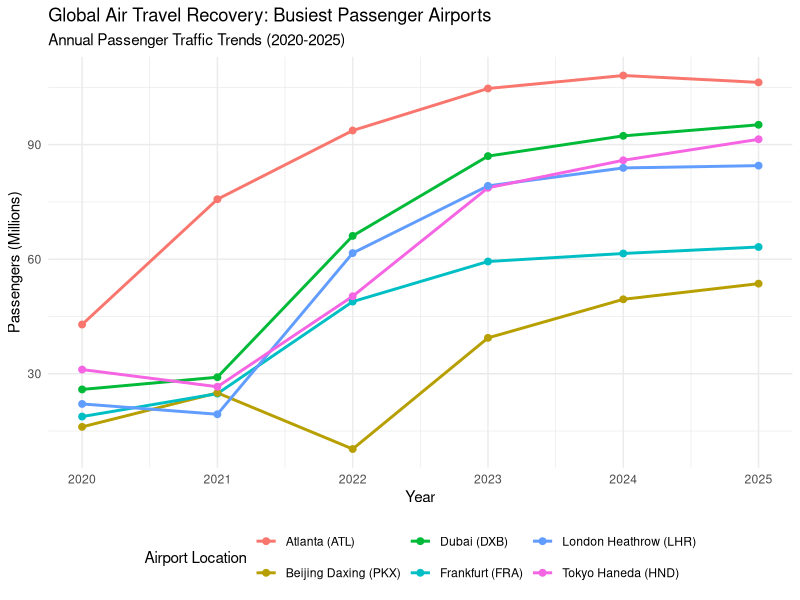
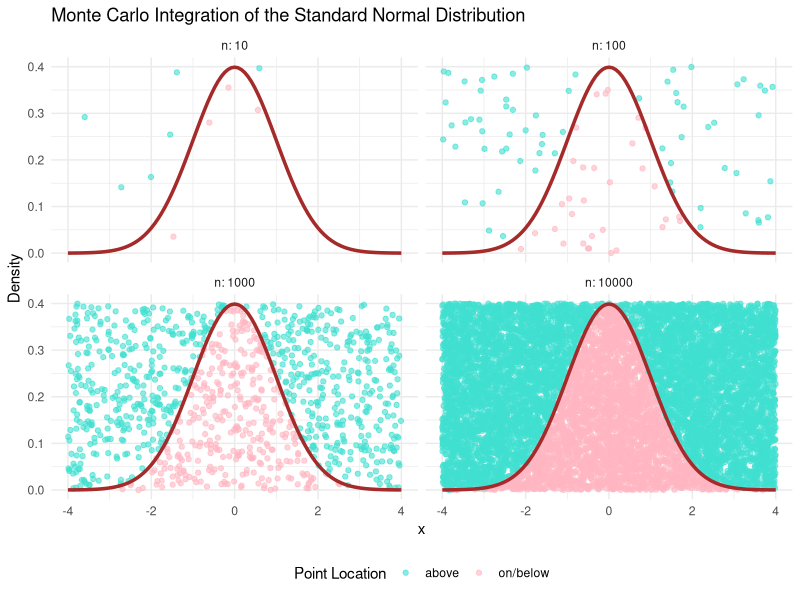

Write R code to recreate these figures, in order.
## ---- chunk 1
# Coding Style: Tidyverse Style Guide (consistent naming, piping, and formatting)

#| echo: false
#| warning: false
#| message: false
#| tidy: true
#| label: tbl-airports-table
#| tbl-cap: "Total Passengers (in Millions) for the Six Busiest Global Airports: 2020-2025"


# Load required libraries for data manipulation, table creation, and visualization
library(tidyr)
library(dplyr)
library(knitr)
library(ggplot2)

# Create dataset of six busiest global airports with passenger counts (in millions)
# Data is stored in wide format (one column per year)
airports_wide <- data.frame(
  Airport = c("Atlanta (ATL)", "Frankfurt (FRA)", "Beijing Daxing (PKX)", 
              "Dubai (DXB)", "Tokyo Haneda (HND)", "London Heathrow (LHR)"),
  Y2020 = c(42.9, 18.8, 16.1, 25.9, 31.1, 22.1),
  Y2021 = c(75.7, 24.8, 25.0, 29.1, 26.6, 19.4),
  Y2022 = c(93.7, 48.9, 10.3, 66.1, 50.3, 61.6),
  Y2023 = c(104.7, 59.4, 39.4, 87.0, 78.7, 79.2),
  Y2024 = c(108.1, 61.5, 49.5, 92.3, 85.9, 83.9),
  Y2025 = c(106.3, 63.2, 53.6, 95.2, 91.4, 84.5)
)

# Rename columns to improve readability in the output table
# Convert column names from Y2020 → 2020, etc.
airports_wide |>
  rename(
    `Airport (Code)` = Airport,
    `2020` = Y2020,
    `2021` = Y2021,
    `2022` = Y2022,
    `2023` = Y2023,
    `2024` = Y2024,
    `2025` = Y2025
  ) |>
  # Display the table in a clean formatted style
  kable(
    align = "lcccccc", 
    digits = 1
  )
## ---- chunk 2
#| echo: false
#| warning: false
#| message: false
#| fig.pos: "H"
#| label: fig-airports-plot
#| fig-cap: "Annual Passenger Traffic Trends for the Six Busiest Global Airports (2020–2025)"
#| fig-alt: "Line plot showing passenger trends for six airports from 2020 to 2025"


# Convert dataset from wide format to long (tidy) format for plotting
# This creates two columns: Year and Passengers_Millions
airports_tidy <- airports_wide |>
  pivot_longer(
    cols = starts_with("Y"), 
    names_to = "Year", 
    values_to = "Passengers_Millions"
  ) |>
  # Clean Year column by removing "Y" and converting to numeric
  mutate(Year = as.numeric(gsub("Y", "", Year)))

# Create line plot to visualize passenger trends over time for each airport
ggplot(data = airports_tidy, aes(x = Year, y = Passengers_Millions, color = Airport)) +
  
  # Add lines to show trends across years
  geom_line(linewidth = 1) +
  
  # Add points to highlight exact values for each year
  geom_point(size = 2) +
  
  # Apply minimal theme for a clean look
  theme_minimal() +
  
  # Add titles and axis labels
  labs(
    title = "Global Air Travel Recovery: Busiest Passenger Airports",
    subtitle = "Annual Passenger Traffic Trends (2020-2025)",
    x = "Year",
    y = "Passengers (Millions)",
    color = "Airport Location"
  ) +
  
  # Ensure x-axis shows all years from 2020 to 2025
  scale_x_continuous(breaks = 2020:2025) +
  
  # Position legend at the bottom for better readability
  theme(legend.position = "bottom")

## ---- chunk 3
#| echo: false
#| warning: false
#| message: false
#| label: fig-monte-carlo
#| fig-cap: "Monte Carlo integration with increasing sample sizes"
#| fig-alt: "Scatter plot showing random points approximating area under a normal distribution curve"

# Load required libraries for data manipulation and plotting
library(ggplot2)
library(dplyr)


# This function generates random (x, y) points within a rectangular region
# These points are used to estimate the area under a curve (Monte Carlo method)
generate_mc_points <- function(n, x_min, x_max, y_min, y_max) {
  x_coords <- runif(n, min = x_min, max = x_max)  # Random x-values
  y_coords <- runif(n, min = y_min, max = y_max)  # Random y-values
  data.frame(x = x_coords, y = y_coords)
}


# Generate datasets for different sample sizes
# We simulate increasing numbers of random points to observe convergence
n_values <- c(10, 100, 1000, 10000)

mc_data <- lapply(n_values, function(n) {
  df <- generate_mc_points(
    n, 
    x_min = -4, x_max = 4,     # x-range of the normal distribution
    y_min = 0, y_max = 0.4     # y-range covering the curve height
  )
  df$n <- n  # Store sample size for faceting
  df
}) |> bind_rows()


# Classify points relative to the curve
# Label each point as:
# - "on/below" the curve (inside area)
# - "above" the curve (outside area)
mc_data <- mc_data |>
  mutate(
    flag = ifelse(
      y <= dnorm(x, mean = 0, sd = 1),  # Compare to normal density function
      "on/below",
      "above"
    )
  )


# Create visualization
# Plot random points and overlay the true normal distribution curve
ggplot(mc_data, aes(x = x, y = y, color = flag)) +
  
  # Plot sampled points (Monte Carlo simulation)
  geom_point(alpha = 0.6, size = 1.5) +
  
  # Overlay the true normal distribution curve
  stat_function(
    fun = dnorm,
    args = list(mean = 0, sd = 1),
    xlim = c(-4, 4),
    color = "brown",
    linewidth = 1.2
  ) +
  
  # Assign colors to points above vs below the curve
  scale_color_manual(
    values = c("above" = "turquoise", "on/below" = "lightpink")
  ) +
  
  # Create small multiple panels for each sample size
  facet_wrap(~ n, nrow = 2, labeller = label_both) +
  
  # Add titles and labels
  labs(
    title = "Monte Carlo Integration of the Standard Normal Distribution",
    x = "x",
    y = "Density",
    color = "Point Location"
  ) +
  
  # Apply clean theme
  theme_minimal() +
  
  # Position legend at bottom
  theme(legend.position = "bottom")
